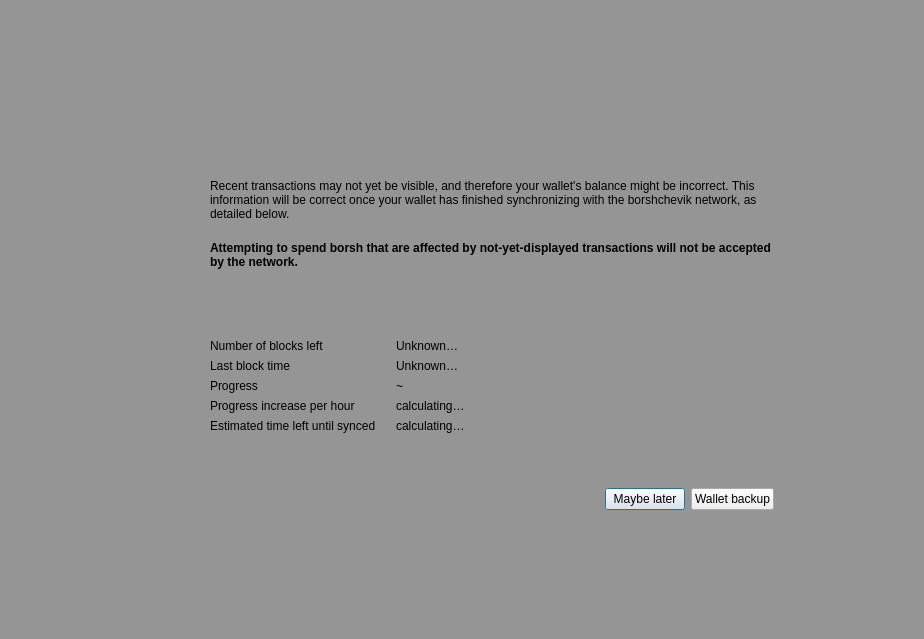
<?xml version="1.0" encoding="UTF-8"?>
<ui version="4.0">
 <class>ModalOverlay</class>
 <widget class="QWidget" name="ModalOverlay">
  <property name="geometry">
   <rect>
    <x>0</x>
    <y>0</y>
    <width>924</width>
    <height>639</height>
   </rect>
  </property>
  <property name="windowTitle">
   <string>Form</string>
  </property>
  <layout class="QVBoxLayout" name="verticalLayout" stretch="0">
   <property name="sizeConstraint">
    <enum>QLayout::SetDefaultConstraint</enum>
   </property>
   <property name="leftMargin">
    <number>0</number>
   </property>
   <property name="topMargin">
    <number>0</number>
   </property>
   <property name="rightMargin">
    <number>0</number>
   </property>
   <property name="bottomMargin">
    <number>0</number>
   </property>
   <item>
    <widget class="QWidget" name="bgWidget" native="true">
     <property name="styleSheet">
      <string notr="true">#bgWidget { background: rgba(0,0,0,96); }</string>
     </property>
     <layout class="QVBoxLayout" name="verticalLayoutMain" stretch="0">
      <property name="leftMargin">
       <number>120</number>
      </property>
      <property name="topMargin">
       <number>120</number>
      </property>
      <property name="rightMargin">
       <number>120</number>
      </property>
      <property name="bottomMargin">
       <number>120</number>
      </property>
      <item>
       <widget class="QWidget" name="contentWidget" native="true">
        <layout class="QVBoxLayout" name="verticalLayout_3" stretch="1,0">
         <property name="spacing">
          <number>0</number>
         </property>
         <property name="leftMargin">
          <number>0</number>
         </property>
         <property name="topMargin">
          <number>0</number>
         </property>
         <property name="rightMargin">
          <number>0</number>
         </property>
         <property name="bottomMargin">
          <number>0</number>
         </property>
         <item>
          <widget class="QStackedWidget" name="stackedWidget">
           <property name="currentIndex">
            <number>0</number>
           </property>
           <widget class="QWidget" name="page">
            <layout class="QVBoxLayout" name="verticalLayout_2">
             <property name="spacing">
              <number>0</number>
             </property>
             <property name="leftMargin">
              <number>30</number>
             </property>
             <property name="topMargin">
              <number>10</number>
             </property>
             <property name="rightMargin">
              <number>30</number>
             </property>
             <property name="bottomMargin">
              <number>10</number>
             </property>
             <item>
              <spacer name="verticalSpacer_3">
               <property name="orientation">
                <enum>Qt::Vertical</enum>
               </property>
               <property name="sizeType">
                <enum>QSizePolicy::Expanding</enum>
               </property>
               <property name="sizeHint" stdset="0">
                <size>
                 <width>20</width>
                 <height>40</height>
                </size>
               </property>
              </spacer>
             </item>
             <item>
              <layout class="QHBoxLayout" name="horizontalLayoutIconText" stretch="0,1">
               <property name="spacing">
                <number>20</number>
               </property>
               <property name="topMargin">
                <number>20</number>
               </property>
               <item>
                <layout class="QVBoxLayout" name="verticalLayoutIcon">
                 <item>
                  <widget class="QPushButton" name="warningIcon">
                   <property name="enabled">
                    <bool>false</bool>
                   </property>
                   <property name="text">
                    <string/>
                   </property>
                   <property name="iconSize">
                    <size>
                     <width>48</width>
                     <height>48</height>
                    </size>
                   </property>
                   <property name="flat">
                    <bool>true</bool>
                   </property>
                  </widget>
                 </item>
                 <item>
                  <spacer name="verticalSpacerWarningIcon">
                   <property name="orientation">
                    <enum>Qt::Vertical</enum>
                   </property>
                   <property name="sizeHint" stdset="0">
                    <size>
                     <width>20</width>
                     <height>40</height>
                    </size>
                   </property>
                  </spacer>
                 </item>
                </layout>
               </item>
               <item>
                <layout class="QVBoxLayout" name="verticalLayoutInfoText">
                 <property name="leftMargin">
                  <number>0</number>
                 </property>
                 <property name="topMargin">
                  <number>0</number>
                 </property>
                 <item>
                  <widget class="QLabel" name="infoText">
                   <property name="text">
                    <string>Recent transactions may not yet be visible, and therefore your wallet's balance might be incorrect. This information will be correct once your wallet has finished synchronizing with the borshchevik network, as detailed below.</string>
                   </property>
                   <property name="textFormat">
                    <enum>Qt::RichText</enum>
                   </property>
                   <property name="wordWrap">
                    <bool>true</bool>
                   </property>
                  </widget>
                 </item>
                 <item>
                  <widget class="QLabel" name="infoTextStrong">
                   <property name="font">
                    <font>
                     <weight>75</weight>
                     <bold>true</bold>
                    </font>
                   </property>
                   <property name="text">
                    <string>Attempting to spend borsh that are affected by not-yet-displayed transactions will not be accepted by the network.</string>
                   </property>
                   <property name="textFormat">
                    <enum>Qt::RichText</enum>
                   </property>
                   <property name="wordWrap">
                    <bool>true</bool>
                   </property>
                  </widget>
                 </item>
                 <item>
                  <spacer name="verticalSpacerInTextSpace">
                   <property name="orientation">
                    <enum>Qt::Vertical</enum>
                   </property>
                   <property name="sizeHint" stdset="0">
                    <size>
                     <width>20</width>
                     <height>40</height>
                    </size>
                   </property>
                  </spacer>
                 </item>
                 <item>
                  <layout class="QFormLayout" name="formLayout">
                   <property name="fieldGrowthPolicy">
                    <enum>QFormLayout::ExpandingFieldsGrow</enum>
                   </property>
                   <property name="horizontalSpacing">
                    <number>20</number>
                   </property>
                   <property name="verticalSpacing">
                    <number>6</number>
                   </property>
                   <property name="topMargin">
                    <number>10</number>
                   </property>
                   <item row="0" column="0">
                    <widget class="QLabel" name="labelNumberOfBlocksLeft">
                     <property name="font">
                      <font>
                       <weight>50</weight>
                       <bold>false</bold>
                      </font>
                     </property>
                     <property name="text">
                      <string>Number of blocks left</string>
                     </property>
                    </widget>
                   </item>
                   <item row="0" column="1">
                    <widget class="QLabel" name="numberOfBlocksLeft">
                     <property name="sizePolicy">
                      <sizepolicy hsizetype="Expanding" vsizetype="Preferred">
                       <horstretch>0</horstretch>
                       <verstretch>0</verstretch>
                      </sizepolicy>
                     </property>
                     <property name="text">
                      <string>Unknown…</string>
                     </property>
                    </widget>
                   </item>
                   <item row="1" column="0">
                    <widget class="QLabel" name="labelLastBlockTime">
                     <property name="font">
                      <font>
                       <weight>50</weight>
                       <bold>false</bold>
                      </font>
                     </property>
                     <property name="text">
                      <string>Last block time</string>
                     </property>
                    </widget>
                   </item>
                   <item row="1" column="1">
                    <widget class="QLabel" name="newestBlockDate">
                     <property name="sizePolicy">
                      <sizepolicy hsizetype="Expanding" vsizetype="Preferred">
                       <horstretch>0</horstretch>
                       <verstretch>0</verstretch>
                      </sizepolicy>
                     </property>
                     <property name="text">
                      <string>Unknown…</string>
                     </property>
                    </widget>
                   </item>
                   <item row="2" column="0">
                    <widget class="QLabel" name="labelSyncDone">
                     <property name="font">
                      <font>
                       <weight>50</weight>
                       <bold>false</bold>
                      </font>
                     </property>
                     <property name="text">
                      <string>Progress</string>
                     </property>
                    </widget>
                   </item>
                   <item row="2" column="1">
                    <layout class="QHBoxLayout" name="horizontalLayoutSync" stretch="0,1">
                     <property name="spacing">
                      <number>6</number>
                     </property>
                     <item>
                      <widget class="QLabel" name="percentageProgress">
                       <property name="text">
                        <string notr="true">~</string>
                       </property>
                      </widget>
                     </item>
                    </layout>
                   </item>
                   <item row="4" column="0">
                    <widget class="QLabel" name="labelProgressIncrease">
                     <property name="font">
                      <font>
                       <weight>50</weight>
                       <bold>false</bold>
                      </font>
                     </property>
                     <property name="text">
                      <string>Progress increase per hour</string>
                     </property>
                    </widget>
                   </item>
                   <item row="4" column="1">
                    <widget class="QLabel" name="progressIncreasePerH">
                     <property name="sizePolicy">
                      <sizepolicy hsizetype="Expanding" vsizetype="Preferred">
                       <horstretch>0</horstretch>
                       <verstretch>0</verstretch>
                      </sizepolicy>
                     </property>
                     <property name="text">
                      <string>calculating…</string>
                     </property>
                    </widget>
                   </item>
                   <item row="5" column="0">
                    <widget class="QLabel" name="labelEstimatedTimeLeft">
                     <property name="font">
                      <font>
                       <weight>50</weight>
                       <bold>false</bold>
                      </font>
                     </property>
                     <property name="text">
                      <string>Estimated time left until synced</string>
                     </property>
                    </widget>
                   </item>
                   <item row="5" column="1">
                    <widget class="QLabel" name="expectedTimeLeft">
                     <property name="sizePolicy">
                      <sizepolicy hsizetype="Expanding" vsizetype="Preferred">
                       <horstretch>0</horstretch>
                       <verstretch>0</verstretch>
                      </sizepolicy>
                     </property>
                     <property name="text">
                      <string>calculating…</string>
                     </property>
                    </widget>
                   </item>
                  </layout>
                 </item>
                </layout>
               </item>
              </layout>
             </item>
             <item>
              <spacer name="verticalSpacer_4">
               <property name="orientation">
                <enum>Qt::Vertical</enum>
               </property>
               <property name="sizeHint" stdset="0">
                <size>
                 <width>20</width>
                 <height>40</height>
                </size>
               </property>
              </spacer>
             </item>
            </layout>
           </widget>
           <widget class="QWidget" name="page_2">
            <layout class="QVBoxLayout" name="verticalLayout_4">
             <property name="spacing">
              <number>15</number>
             </property>
             <property name="leftMargin">
              <number>30</number>
             </property>
             <property name="topMargin">
              <number>0</number>
             </property>
             <property name="rightMargin">
              <number>30</number>
             </property>
             <property name="bottomMargin">
              <number>0</number>
             </property>
             <item>
              <spacer name="verticalSpacer_2">
               <property name="orientation">
                <enum>Qt::Vertical</enum>
               </property>
               <property name="sizeHint" stdset="0">
                <size>
                 <width>20</width>
                 <height>40</height>
                </size>
               </property>
              </spacer>
             </item>
             <item>
              <layout class="QGridLayout" name="gridLayout">
               <item row="0" column="1">
                <widget class="QLabel" name="labelNote">
                 <property name="layoutDirection">
                  <enum>Qt::LeftToRight</enum>
                 </property>
                 <property name="text">
                  <string>Wallet backup prompt</string>
                 </property>
                 <property name="alignment">
                  <set>Qt::AlignLeading|Qt::AlignLeft|Qt::AlignVCenter</set>
                 </property>
                </widget>
               </item>
               <item row="1" column="1">
                <widget class="QLabel" name="labelMessage">
                 <property name="text">
                  <string>Please backup your wallet as soon as possible.
Please make sure to keep an updated antivirus and operating system. We can not recover Your funds if you visit phishing site or lose your backup. Please make sure to keep backups of your private keys or files. We do not store your private keys on this wallet. And you as a user, are entirely responsible for your funds and your own security.</string>
                 </property>
                 <property name="alignment">
                  <set>Qt::AlignLeading|Qt::AlignLeft|Qt::AlignVCenter</set>
                 </property>
                 <property name="wordWrap">
                  <bool>true</bool>
                 </property>
                </widget>
               </item>
               <item row="0" column="0">
                <widget class="QPushButton" name="warningIconBackup">
                 <property name="enabled">
                  <bool>false</bool>
                 </property>
                 <property name="sizePolicy">
                  <sizepolicy hsizetype="Fixed" vsizetype="Fixed">
                   <horstretch>0</horstretch>
                   <verstretch>0</verstretch>
                  </sizepolicy>
                 </property>
                 <property name="minimumSize">
                  <size>
                   <width>30</width>
                   <height>30</height>
                  </size>
                 </property>
                 <property name="maximumSize">
                  <size>
                   <width>30</width>
                   <height>30</height>
                  </size>
                 </property>
                 <property name="text">
                  <string/>
                 </property>
                 <property name="iconSize">
                  <size>
                   <width>30</width>
                   <height>30</height>
                  </size>
                 </property>
                 <property name="flat">
                  <bool>true</bool>
                 </property>
                </widget>
               </item>
               <item row="1" column="0">
                <spacer name="horizontalSpacer_2">
                 <property name="orientation">
                  <enum>Qt::Horizontal</enum>
                 </property>
                 <property name="sizeType">
                  <enum>QSizePolicy::Fixed</enum>
                 </property>
                 <property name="sizeHint" stdset="0">
                  <size>
                   <width>30</width>
                   <height>20</height>
                  </size>
                 </property>
                </spacer>
               </item>
              </layout>
             </item>
             <item>
              <spacer name="verticalSpacer">
               <property name="orientation">
                <enum>Qt::Vertical</enum>
               </property>
               <property name="sizeType">
                <enum>QSizePolicy::Expanding</enum>
               </property>
               <property name="sizeHint" stdset="0">
                <size>
                 <width>20</width>
                 <height>40</height>
                </size>
               </property>
              </spacer>
             </item>
            </layout>
           </widget>
          </widget>
         </item>
         <item>
          <widget class="QWidget" name="buttonsContainerWhite" native="true">
           <layout class="QHBoxLayout" name="horizontalLayout">
            <property name="leftMargin">
             <number>30</number>
            </property>
            <property name="topMargin">
             <number>15</number>
            </property>
            <property name="rightMargin">
             <number>30</number>
            </property>
            <item>
             <spacer name="horizontalSpacer">
              <property name="orientation">
               <enum>Qt::Horizontal</enum>
              </property>
              <property name="sizeHint" stdset="0">
               <size>
                <width>40</width>
                <height>20</height>
               </size>
              </property>
             </spacer>
            </item>
            <item>
             <widget class="QPushButton" name="closeButton">
              <property name="focusPolicy">
               <enum>Qt::StrongFocus</enum>
              </property>
              <property name="text">
               <string>Maybe later</string>
              </property>
              <property name="shortcut">
               <string>Esc</string>
              </property>
              <property name="default">
               <bool>true</bool>
              </property>
             </widget>
            </item>
            <item>
             <widget class="QPushButton" name="walletBackupButton">
              <property name="text">
               <string>Wallet backup</string>
              </property>
             </widget>
            </item>
           </layout>
          </widget>
         </item>
        </layout>
       </widget>
      </item>
     </layout>
    </widget>
   </item>
  </layout>
 </widget>
 <resources/>
 <connections/>
</ui>
